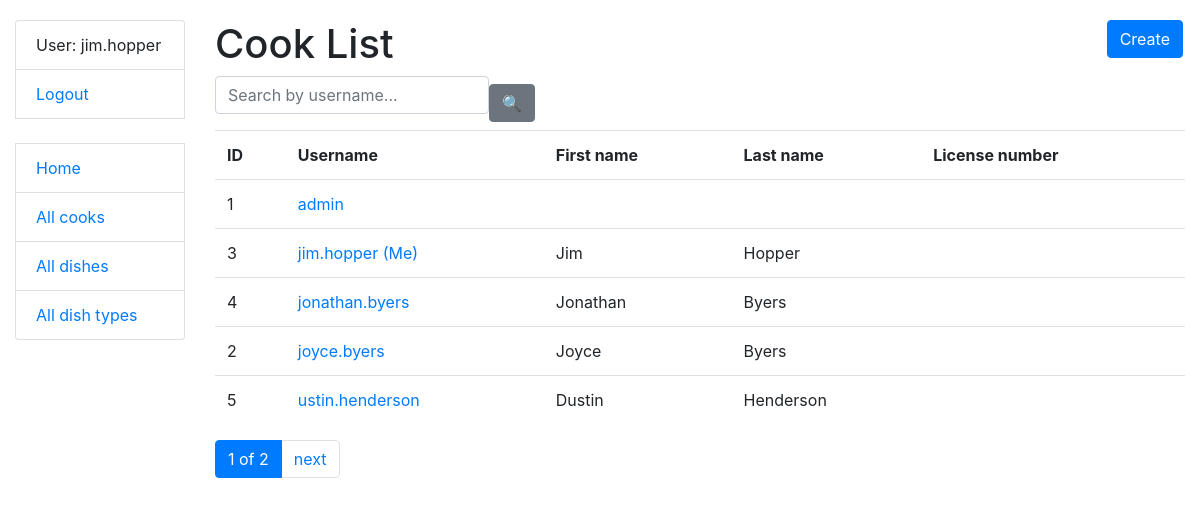
Page /cooks/ (signed in) on the earlier database version.
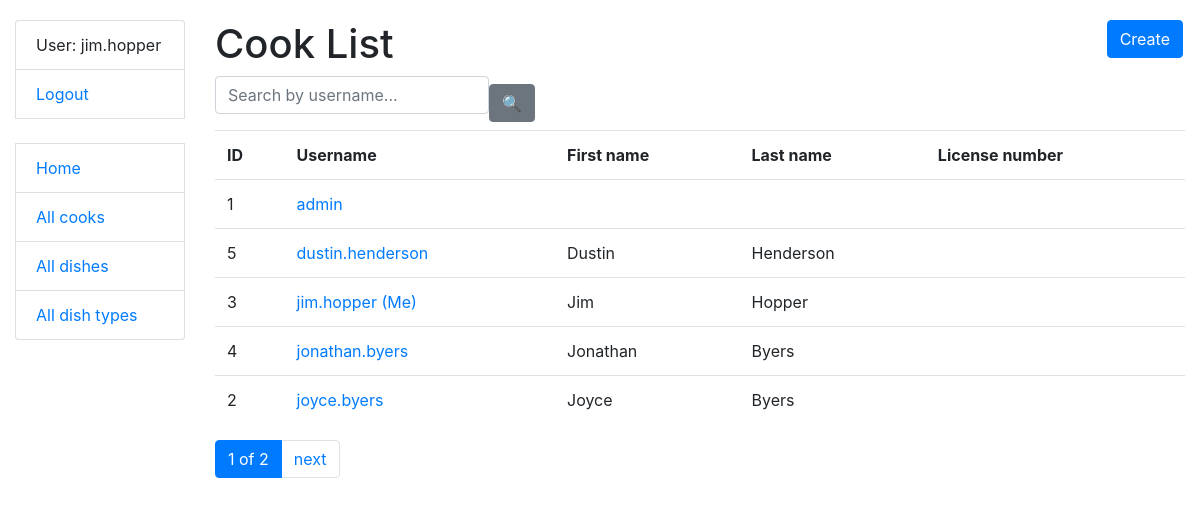
Same page on the later database version.
### kitchen/models.py (models this page shows, shortened)
class Cook(AbstractUser):
    years_of_experience = models.IntegerField(null=True, blank=True)
    class Meta:
        ordering = ["username"]
    def get_absolute_url(self):
        return reverse("kitchen:cook-detail", kwargs={"pk": self.pk})

### kitchen/views.py (the view)
class CookListView(LoginRequiredMixin, generic.ListView):
    model = Cook
    paginate_by = 5
    def get_context_data(self, *, object_list=None, **kwargs):
        context = super(CookListView, self).get_context_data(**kwargs)
        username = self.request.GET.get("username_", "")
        context["search_form"] = CookSearchForm(initial={
            "username_": username
        })
        return context
    def get_queryset(self):
        queryset = Cook.objects.all()
        form = CookSearchForm(self.request.GET)
        if form.is_valid():
            return queryset.filter(
                username__icontains=form.cleaned_data["username_"]
            )
        return queryset

### kitchen/forms.py
class CookSearchForm(forms.Form):
    username_ = forms.CharField(
        max_length=255,
        required=False,
        label="",
        widget=forms.TextInput(attrs={"placeholder": "Search by username..."})
    )

### templates/kitchen/cook_list.html
{% extends "base.html" %}
{% block content %}
    <h1>
      Cook List
      <a href="{% url "kitchen:cook-create" %}" class="btn btn-primary link-to-page">
          Create
      </a>
    </h1>
    {% include "includes/search_form.html" %}
    {% if cook_list %}
      <table class="table">
        <tr>
          <th>ID</th>
          <th>Username</th>
          <th>First name</th>
          <th>Last name</th>
          <th>License number</th>
        </tr>
        {% for cook in cook_list %}
          <tr>
            <td>{{ cook.id }}</td>
            <td><a href="{{ cook.get_absolute_url }}">{{ cook.username }} {% if user == cook %} (Me){% endif %}</a></td>
            <td>{{ cook.first_name }}</td>
            <td>{{ cook.last_name }}</td>
            <td>{{ cook.license_number }}</td>
          </tr>
        {% endfor %}
      </table>
    {% else %}
      <p>There are no cooks in kitchen</p>
    {% endif %}
{% endblock %}

### templates/includes/sidebar.html
<ul class="sidebar-nav list-group">
  {% if user.is_authenticated %}
    <li class="list-group-item">User: {{ user.username }}</li>
    <li class="list-group-item"><a href="{% url 'logout' %}">Logout</a></li>
  {% else %}
    <li class="list-group-item"><a href="{% url 'login' %}">Login</a></li>
  {% endif %}
  <br>
  <li class="list-group-item"><a href="{% url 'kitchen:index' %}">Home</a></li>
  <li class="list-group-item"><a href="{% url 'kitchen:cook-list' %}">All cooks</a></li>
  <li class="list-group-item"><a href="{% url 'kitchen:dish-list' %}">All dishes</a></li>
  <li class="list-group-item"><a href="{% url 'kitchen:dish-type-list' %}">All dish types</a></li>
</ul>

Differences in the rows shown:
changed Cook "Dustin": username "ustin.henderson" → "dustin.henderson"; moves up the list
